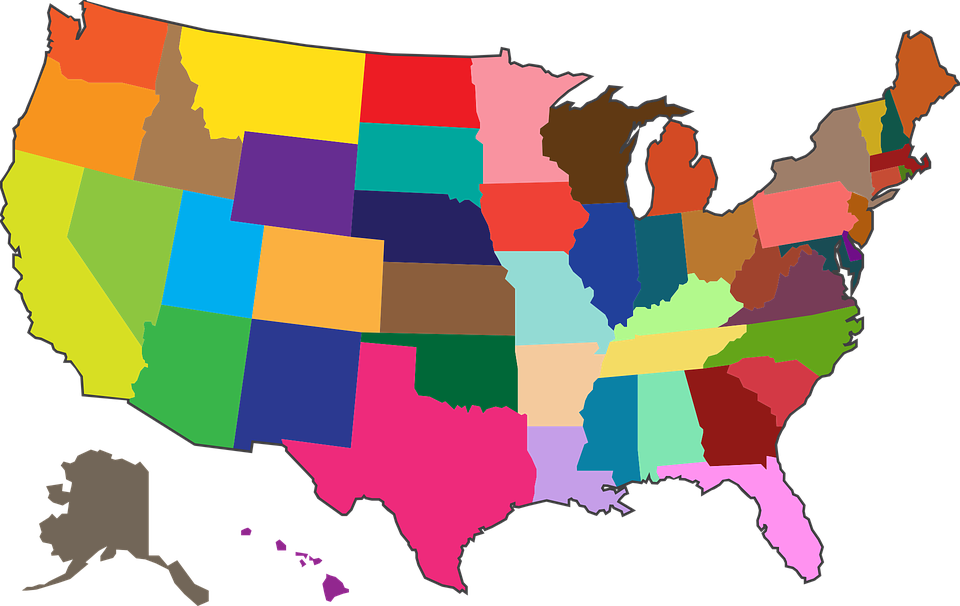
#> input picture garbashio/word_cloud/sample_images/us_map.png, 960 x 606 px
$ jupyter execute --allow-errors deconstruct_image.ipynb   (shell and % lines are left out)   (older library calls are emulated)
#> lines starting #> are read from the running program, lines starting #| are printed output that depends on the picture
# deconstruct_image

## Overview

### In this program, we need to do four things:
- #### First we need to break apart an image into multiple images
- #### Second we need to make a mask from each image
- #### Third we need to use each mask to make a wordcloud
- #### Fourth we need to resize each of the wordcloud images
- #### Fifth we need to recombine each image

[cell 1]
import PIL
from PIL import Image, ImageFilter
import matplotlib.pyplot as plt

# Is it possible to fit the wordclouds for each state into a single wordcloud image with legible words for each image?

- ## Yes, the california word cloud image dimensions are 2283x2987 that is smaller than the california image dimensions that are 4800x8000 in the largest US map image.

## What is the largest image that can be saved?

- ### The largest image that can be saved is about the size of 30720x19392 pixels

## Use the PIL.Image.resize module to make a image as big as possible:

- ### import the image


- ### resize the image


- ### save the image

[cell 2]
# import the image
img = PIL.Image.open('../word_cloud/sample_images/us_map.png',mode = 'r')
#> img is the input picture: PIL image 960x606 RGBA; mean R, G, B, A 94.6, 75.8, 59.2, 155.2

# resize the image
mult = 2
new_width = mult*img.width
#> new_width = 1920
new_height = mult*img.height
#> new_height = 1212
img2 = img.resize((new_width,new_height))

# save the image
img2.save('../word_cloud/resized_images/made_bigger/'+str(mult)+'x_size_image.png','PNG')

## How small can we resize a wordcloud image without decresing legibility?

### Use PIL.Image.resize module to view when words become illegible when reducing the size of a wordcloud image:

- #### import the image


- #### resize the image
    - #### select new dimensions

    - #### select filter

    - #### resize

- #### save the image

- #### view words in the image

[cell 3]
# import the image
img = PIL.Image.open('../word_cloud/figs/word_cloud_masked_transformed_color_scale_data-scientist_CA.png',mode = 'r')
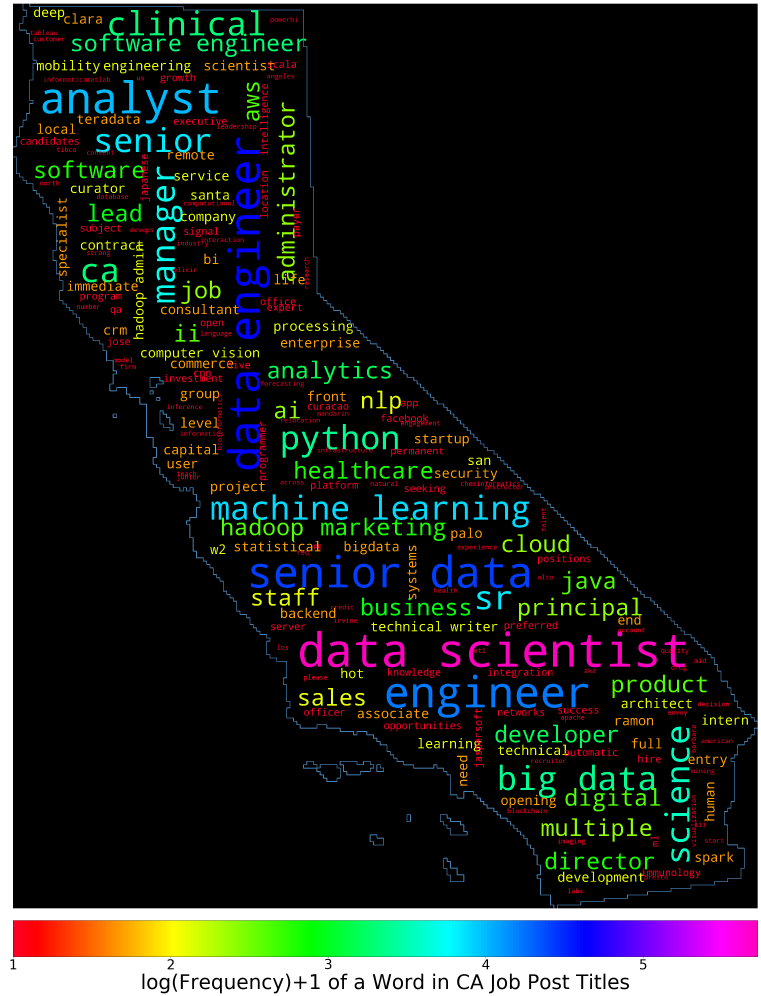
#> input picture word_cloud_python3.7/figs/word_cloud_masked_transformed_color_scale_data-scientist_CA.png, 2283 x 2987 px, found by its file name (shown at 1/3 size)
#> img is the input picture: PIL image 2283x2987 RGBA; mean R, G, B, A 29, 32.4, 29.7, 255

# resize an image
## select new dimensions
mult = .5/2/2/2
new_width = int(mult*img.width)
#> new_width = 142
new_height = int(mult*img.height)
#> new_height = 186

## apply filter & resize
img2 = img.resize((new_width,new_height), Image.LANCZOS)
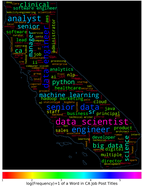
#> img2: PIL image 142x186 RGBA; mean R, G, B, A 29.3, 32.9, 30.1, 255

# save the image
img2.save('../word_cloud/resized_images/made_smaller/'+'word_cloud_image_resized_filtered_'+str(mult)+'x_size_image.png','PNG')
